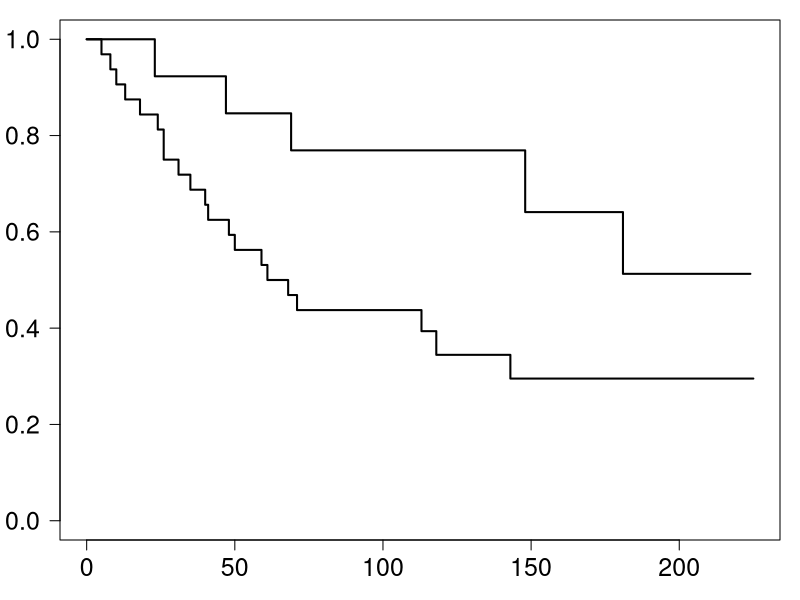
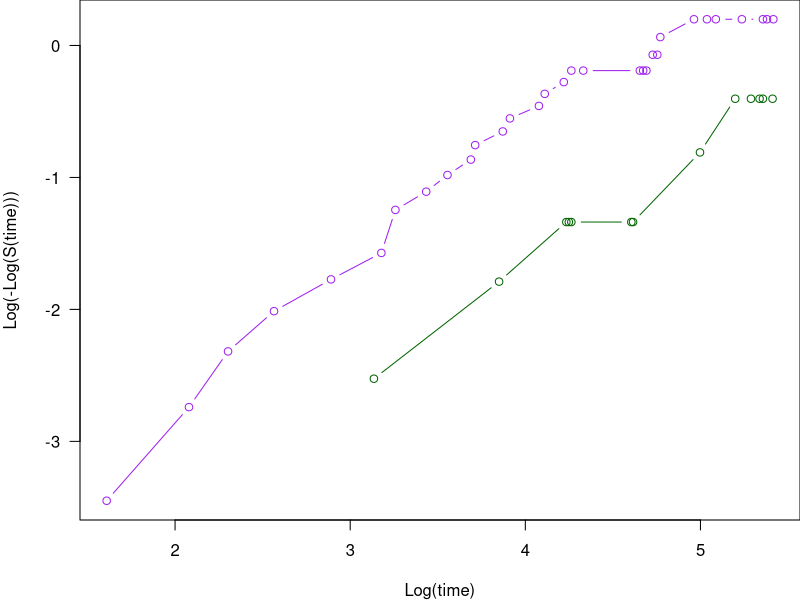
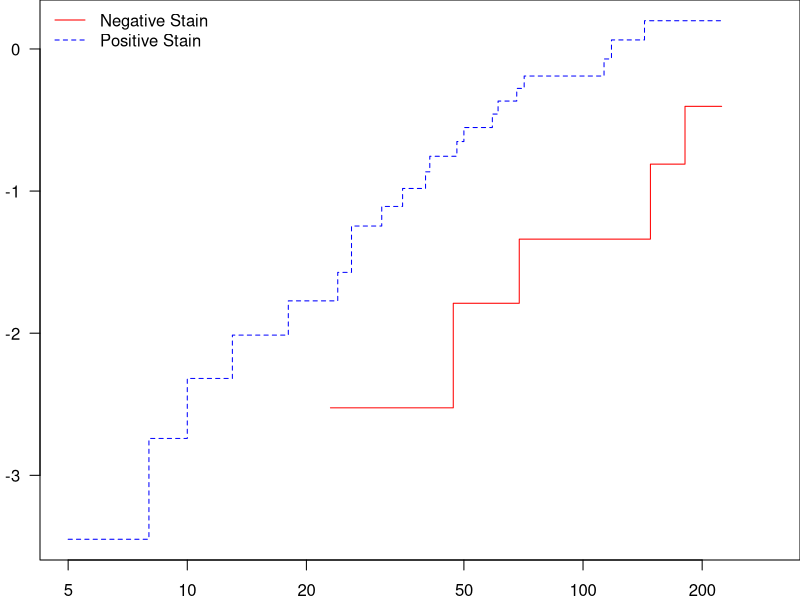

Write the R code that produced these figures, in order.
## ---- chunk 1
library(conflicted)
library(survival)

bcancer <- read.csv("data/survival.csv")

head(bcancer)
tail(bcancer)
## ---- chunk 2
cancer.km <- survfit(Surv(time, status) ~ group, data = bcancer)

cancer.km
summary(cancer.km)
## ---- chunk 3
par()$las

orig_par <- par(mar = c(3, 3, 1, 1), las = 1)
par()$las
orig_par$las
orig_par$mar
par()$las
par()$mar
## ---- chunk 4
plot(cancer.km, lwd = 2, cex.axis = 1.5)
par(orig_par)
## ---- chunk 5
opar <- par(mar = c(4, 4, 0, 0), las = 1)
negative <- bcancer$group == "N"
positive <- bcancer$group == "P"

plot(
    log(cancer.km$time),
    log(-log(cancer.km$surv)),
    type = "n",
    xlab = "Log(time)",
    ylab = "Log(-Log(S(time)))"
)

lines(
    log(cancer.km$time[negative]),
    log(-log(cancer.km$surv[negative])),
    col = "darkgreen",
    type = "b"
)

lines(
    log(cancer.km$time[positive]),
    log(-log(cancer.km$surv[positive])),
    col = "purple",
    type = "b"
)

par(opar)
par()$las
par()$mar
## ---- chunk 6
opar <- par(mar = c(2, 2, 0, 0), las = 1)

plot(
    cancer.km,
    fun = "cloglog",
    lty = 1:2,
    col = c("Red", "Blue"),
    xlim = c(5, 300)
)

legend(
    "topleft",
    legend = c("Negative Stain", "Positive Stain"),
    lty = 1:2,
    col = c("Red", "Blue"),
    bty = "n"
)

par(opar)
## ---- chunk 7
cancer_exp <- survreg(
    Surv(time, status) ~ group,
    data = bcancer,
    dist = "exponential"
)

summary(cancer_exp)
## ---- chunk 8
wald_stat <- cancer_exp$coeff[2] / sqrt(cancer_exp$var[2, 2])
2 * pnorm(-abs(wald_stat))
## ---- chunk 9
lr_stat <- -2 * (cancer_exp$loglik[1] - cancer_exp$loglik[2])
pchisq(q = lr_stat, df = 1, lower.tail = FALSE)
## ---- chunk 10
exp(-cancer_exp$coef[1])

exp(-sum(cancer_exp$coef))
## ---- chunk 11
sum(bcancer$status[bcancer$group == "N"]) /
    sum(bcancer$time[bcancer$group == "N"])

sum(bcancer$status[bcancer$group == "P"]) /
    sum(bcancer$time[bcancer$group == "P"])
## ---- chunk 12
beta <- cancer_exp$coeff[2]
var_beta <- (cancer_exp$var)[2, 2]
var_delta <- (exp(-beta))^2 * var_beta

exp(-beta) + qnorm(0.975) * sqrt(var_delta)
exp(-beta) - qnorm(0.975) * sqrt(var_delta)
## ---- chunk 13
exp(-(beta - qnorm(0.975) * sqrt(var_beta)))
exp(-(beta + qnorm(0.975) * sqrt(var_beta)))
## ---- chunk 14
cancer_wbl <- survreg(
    Surv(time, status) ~ group,
    data = bcancer,
    dist = "weibull"
)

summary(cancer_wbl)
cancer_wbl$coef
cancer_wbl$scale
cancer_wbl$var
## ---- chunk 15
lambda_n <- exp(-cancer_wbl$coef[1])
lambda_p <- exp(-sum(cancer_wbl$coef))

alpha <- 1 / cancer_wbl$scale

s_n_100 <- exp(-(lambda_n * 100)^alpha)
s_p_100 <- exp(-(lambda_p * 100)^alpha)

lambda_n
lambda_p
alpha
s_n_100
s_p_100
## ---- chunk 16
hazard_ratio <- (lambda_p / lambda_n)^alpha
hazard_ratio
## ---- chunk 17
log(cancer_wbl$scale) / sqrt(cancer_wbl$var[3, 3])

2 * pnorm(-abs(log(cancer_wbl$scale) / sqrt(cancer_wbl$var[3, 3])))
## ---- chunk 18
2 * (cancer_wbl$loglik[2] - cancer_exp$loglik[2])

qchisq(.95, df = 1)

pchisq(
    2 * (cancer_wbl$loglik[2] - cancer_exp$loglik[2]),
    df = 1,
    lower.tail = FALSE
)
